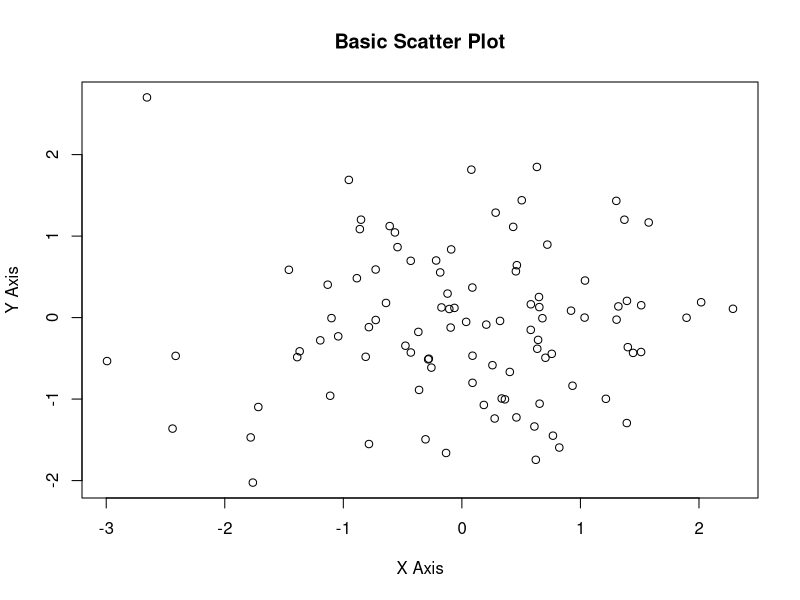
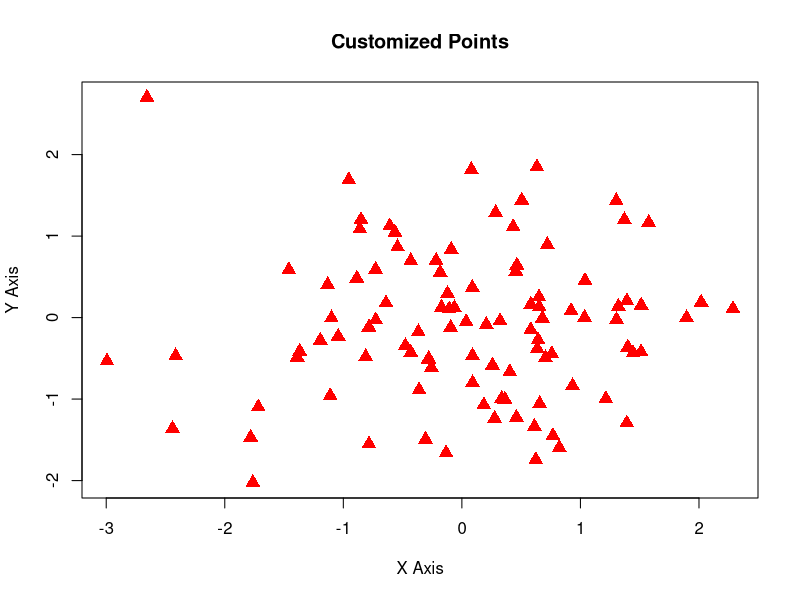
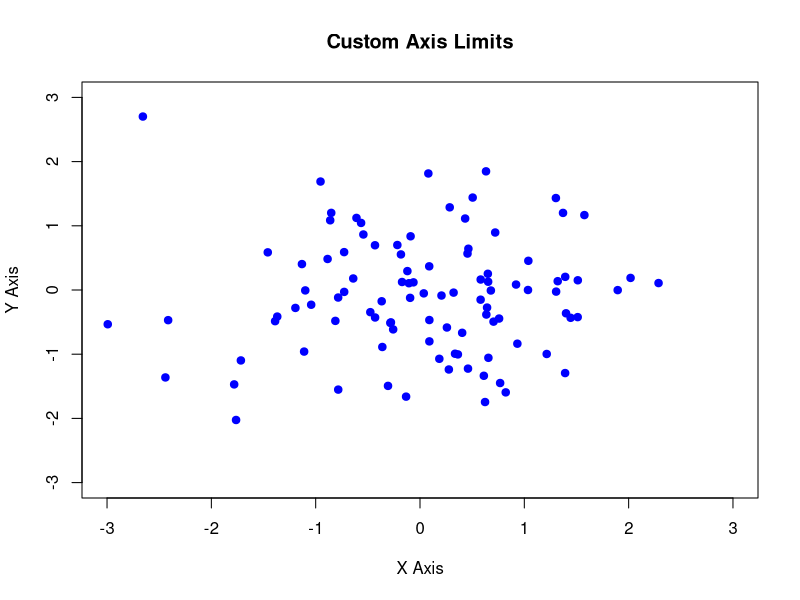
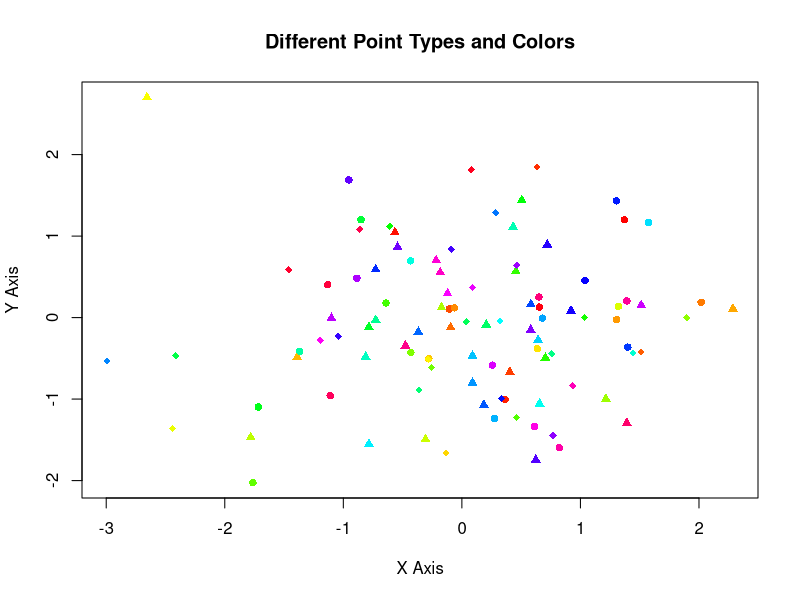
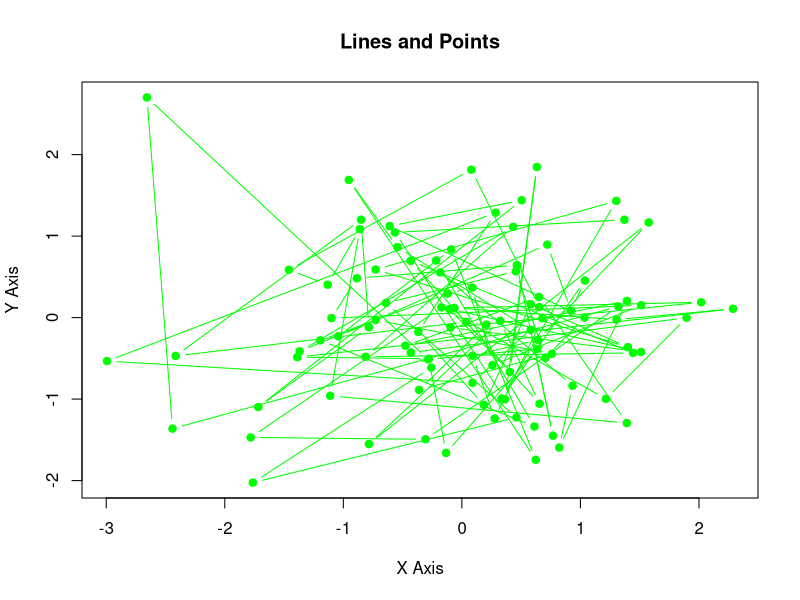
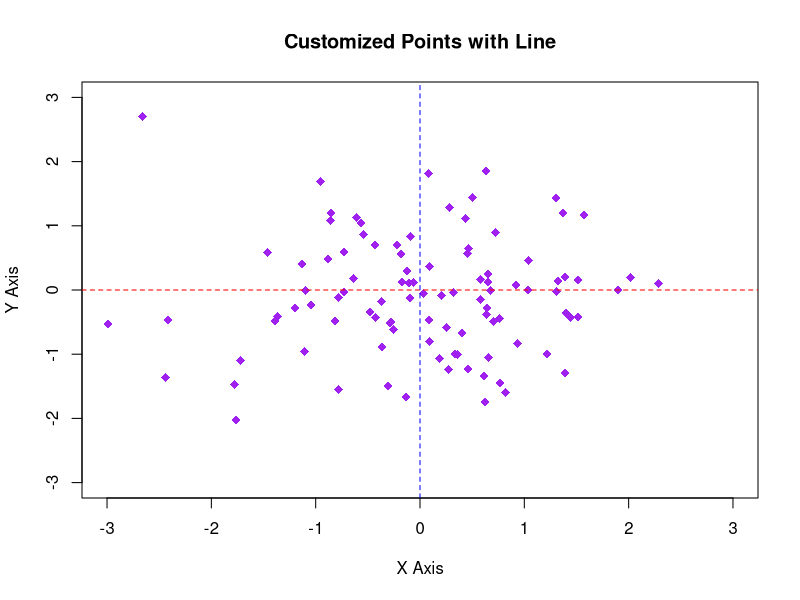

Source code (R) for these figures, in order:
# 필요한 패키지 설치 및 로드
# 기본 R 그래픽 시스템을 사용하므로 패키지 설치는 필요하지 않음

# 데이터 생성
set.seed(42)  # For reproducibility
x <- rnorm(100)
y <- rnorm(100)

# Base R 그래픽을 사용한 다양한 그래픽 옵션 적용

# 1. 기본 산점도
cat("--- Basic Scatter Plot ---\n")
plot(x, y, 
     main = "Basic Scatter Plot", 
     xlab = "X Axis", 
     ylab = "Y Axis")

# 2. 점의 종류(pch), 크기(cex), 색상(col)
cat("\n--- Scatter Plot with Custom Points ---\n")
plot(x, y, 
     main = "Customized Points", 
     xlab = "X Axis", 
     ylab = "Y Axis", 
     pch = 17,         # Point character (filled triangle)
     cex = 1.5,        # Point size
     col = "red")      # Point color

# 3. 좌표축 값의 범위(xlim, ylim)
cat("\n--- Scatter Plot with Custom Axis Limits ---\n")
plot(x, y, 
     main = "Custom Axis Limits", 
     xlab = "X Axis", 
     ylab = "Y Axis", 
     xlim = c(-3, 3), # X-axis limits
     ylim = c(-3, 3), # Y-axis limits
     pch = 19,        # Point character (solid circle)
     col = "blue")

# 4. 점의 종류와 색상 변화
cat("\n--- Scatter Plot with Different Point Types and Colors ---\n")
plot(x, y, 
     main = "Different Point Types and Colors", 
     xlab = "X Axis", 
     ylab = "Y Axis", 
     pch = c(16, 17, 18)[sample(1:3, 100, replace = TRUE)], # Random point shapes
     col = rainbow(100))  # Random colors from a rainbow palette

# 5. 선 그래프와 점 (type 옵션 사용)
cat("\n--- Plot with Lines and Points (type = 'b') ---\n")
plot(x, y, 
     main = "Lines and Points", 
     xlab = "X Axis", 
     ylab = "Y Axis", 
     type = "b",       # Both lines and points
     pch = 19,         # Point character (solid circle)
     col = "green")

# 6. 점의 종류, 크기, 색상 적용 후 선 추가
cat("\n--- Scatter Plot with Custom Points and Line ---\n")
plot(x, y, 
     main = "Customized Points with Line", 
     xlab = "X Axis", 
     ylab = "Y Axis", 
     pch = 18,         # Point character (solid diamond)
     cex = 1.2,        # Point size
     col = "purple",   # Point color
     xlim = c(-3, 3), 
     ylim = c(-3, 3))
abline(h = 0, col = "red", lty = 2)  # Horizontal line at y = 0
abline(v = 0, col = "blue", lty = 2)  # Vertical line at x = 0

